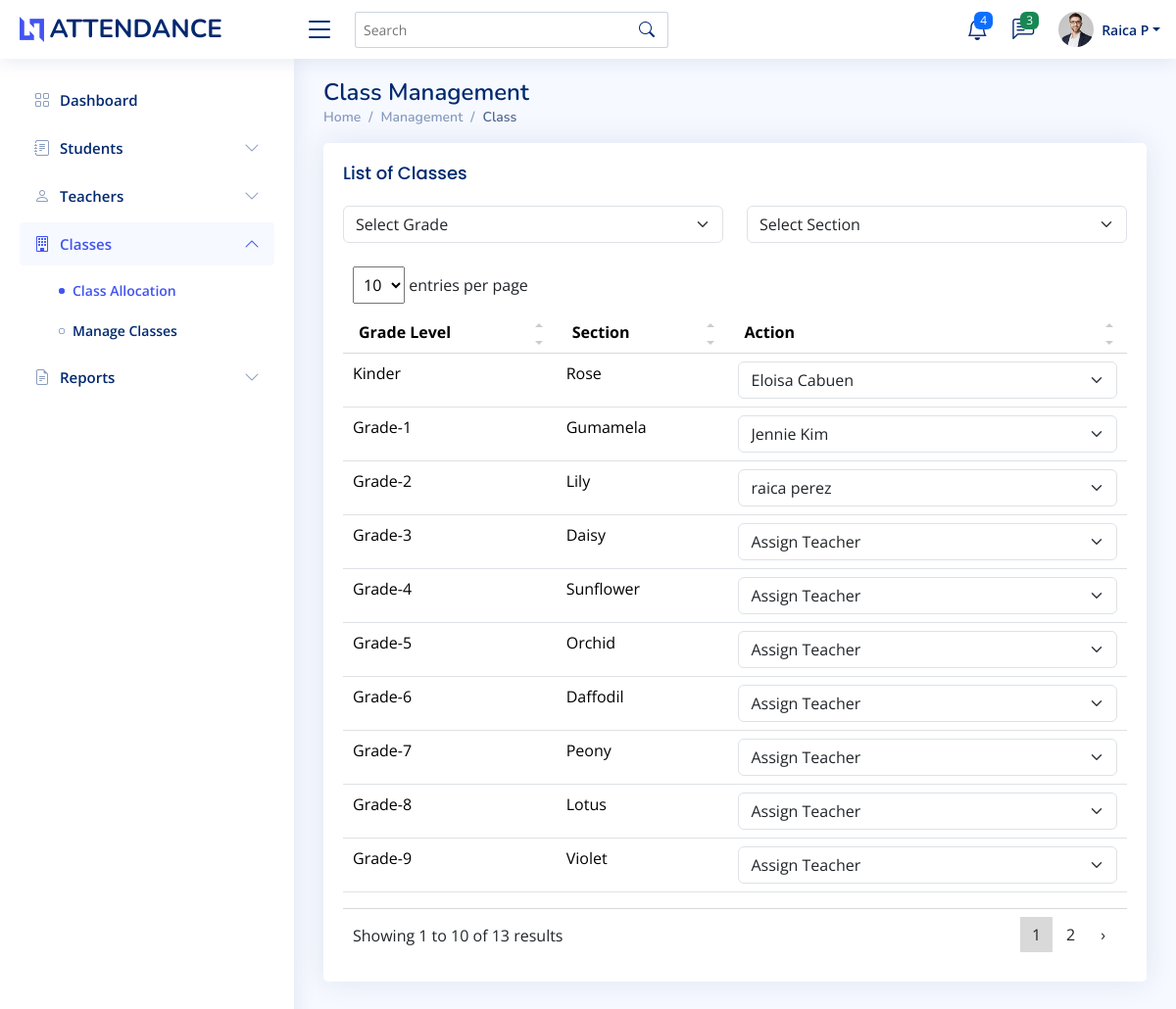
Screenshot of /class.php with the database file from the repository.
### tables this page shows
CREATE TABLE `classes` (
  `class_id` int(100) NOT NULL,
  `grade_level` varchar(100) NOT NULL,
  `section` varchar(100) NOT NULL,
  `assigned_teacher_id` int(11) DEFAULT NULL
);

### database/db-class.php (called while the page is built, shortened)
<?php
include 'db_connect.php';
$classes = [];
$result = $conn->query("SELECT class_id, grade_level, section, assigned_teacher_id FROM classes");
if ($result->num_rows > 0) {
    while ($row = $result->fetch_assoc()) {
        $classes[] = $row;
    }
}
$teachers = [];
$result = $conn->query("SELECT id, CONCAT(firstname, ' ', lastname) AS fullname FROM users");
if ($result->num_rows > 0) {
    while ($row = $result->fetch_assoc()) {
        $teachers[] = $row;
    }
}
?>

### class.php (the view, shortened to what this page needs)
<?php
include 'database/db_connect.php';
include 'database/db-class.php';
?>
<!DOCTYPE html>
<html lang="en">
<head>
  <link href="assets/vendor/bootstrap/css/bootstrap.min.css" rel="stylesheet">
  <link href="assets/vendor/bootstrap-icons/bootstrap-icons.css" rel="stylesheet">
  <link href="assets/vendor/boxicons/css/boxicons.min.css" rel="stylesheet">
  <link href="assets/vendor/quill/quill.snow.css" rel="stylesheet">
  <link href="assets/vendor/quill/quill.bubble.css" rel="stylesheet">
  <link href="assets/vendor/remixicon/remixicon.css" rel="stylesheet">
  <link href="assets/vendor/simple-datatables/style.css" rel="stylesheet">
  <link href="assets/css/style.css" rel="stylesheet">
</head>
<body>
  <?php include 'header.php'; ?>
  <?php include 'sidebar.php'; ?>
  <main id="main" class="main">
    <div class="pagetitle">
      <h1>Class Management</h1>
      <nav>
        <ol class="breadcrumb">
          <li class="breadcrumb-item"><a href="index.html">Home</a></li>
          <li class="breadcrumb-item">Management</li>
          <li class="breadcrumb-item active">Class</li>
        </ol>
      </nav>
    </div>
    <section class="section">
      <div class="row">
        <div class="col-lg-12">
          <div class="card">
            <div class="card-body">
              <h5 class="card-title">List of Classes</h5>
              <div class="row mb-3">
                <div class="col-md-6">
                  <select id="gradeFilter" class="form-select">
                    <option value="">Select Grade</option>
                  </select>
                </div>
                <div class="col-md-6">
                  <select id="sectionFilter" class="form-select">
                    <option value="">Select Section</option>
                  </select>
                </div>
              </div>
              <table id="classTable" class="table">
                <thead>
                  <tr>
                    <th>Grade Level</th>
                    <th>Section</th>
                    <th>Action</th>
                  </tr>
                </thead>
                <tbody>
                  <?php foreach ($classes as $class) : ?>
                    <tr>
                      <td><?php echo htmlspecialchars($class['grade_level']); ?></td>
                      <td><?php echo htmlspecialchars($class['section']); ?></td>
                      <td>
                        <select class="form-select" data-class-id="<?php echo htmlspecialchars($class['class_id']); ?>" onchange="updateTeacher(this)">
                          <option value="">Assign Teacher</option>
                          <?php foreach ($teachers as $teacher) : ?>
                            <option value="<?php echo htmlspecialchars($teacher['id']); ?>" <?php echo ($class['assigned_teacher_id'] == $teacher['id']) ? 'selected' : ''; ?>>
                              <?php echo htmlspecialchars($teacher['fullname']); ?>
                            </option>
                          <?php endforeach; ?>
                        </select>
                      </td>
                    </tr>
                  <?php endforeach; ?>
                </tbody>
              </table>
            </div>
          </div>
        </div>
      </div>
    </section>
  </main>
</body>
</html>

### assets/css/style.css (style rules this page uses)
:root { scroll-behavior: smooth; }
body { font-family: "Open Sans", sans-serif; background: #f6f9ff; color: #444444; }
a { color: #4154f1; text-decoration: none; }
h1, h2, h3, h4, h5, h6 { font-family: "Nunito", sans-serif; }
#main { margin-top: 60px; padding: 20px 30px; transition: all 0.3s; }
.pagetitle { margin-bottom: 10px; }
.pagetitle h1 { font-size: 24px; margin-bottom: 0; font-weight: 600; color: #012970; }
.card { margin-bottom: 30px; border: none; border-radius: 5px; box-shadow: 0px 0 30px rgba(1, 41, 112, 0.1); flex: 1; }
.card-title { padding: 20px 0 15px 0; font-size: 18px; font-weight: 500; color: #012970; font-family: "Poppins", sans-serif; }
.card-body { padding: 0 20px 20px 20px; }
.breadcrumb { font-size: 14px; font-family: "Nunito", sans-serif; color: #899bbd; font-weight: 600; }
.breadcrumb a { color: #899bbd; transition: 0.3s; }
.breadcrumb .breadcrumb-item::before { color: #899bbd; }
.breadcrumb .active { color: #51678f; font-weight: 600; }
@media (min-width: 1200px) { #main, #footer { margin-left: 300px; } }

### rows the page displays
classes: grade_level "Kinder", section "Rose", assigned_teacher+class_id "Eloisa Cabuen"
classes: grade_level "Grade-1", section "Gumamela", assigned_teacher+class_id "Jennie Kim"
classes: grade_level "Grade-2", section "Lily", assigned_teacher+class_id "raica perez"
classes: grade_level "Grade-3", section "Daisy"
classes: grade_level "Grade-4", section "Sunflower"
classes: grade_level "Grade-5", section "Orchid"
classes: grade_level "Grade-6", section "Daffodil"
classes: grade_level "Grade-7", section "Peony"
classes: grade_level "Grade-8", section "Lotus"
classes: grade_level "Grade-9", section "Violet"
